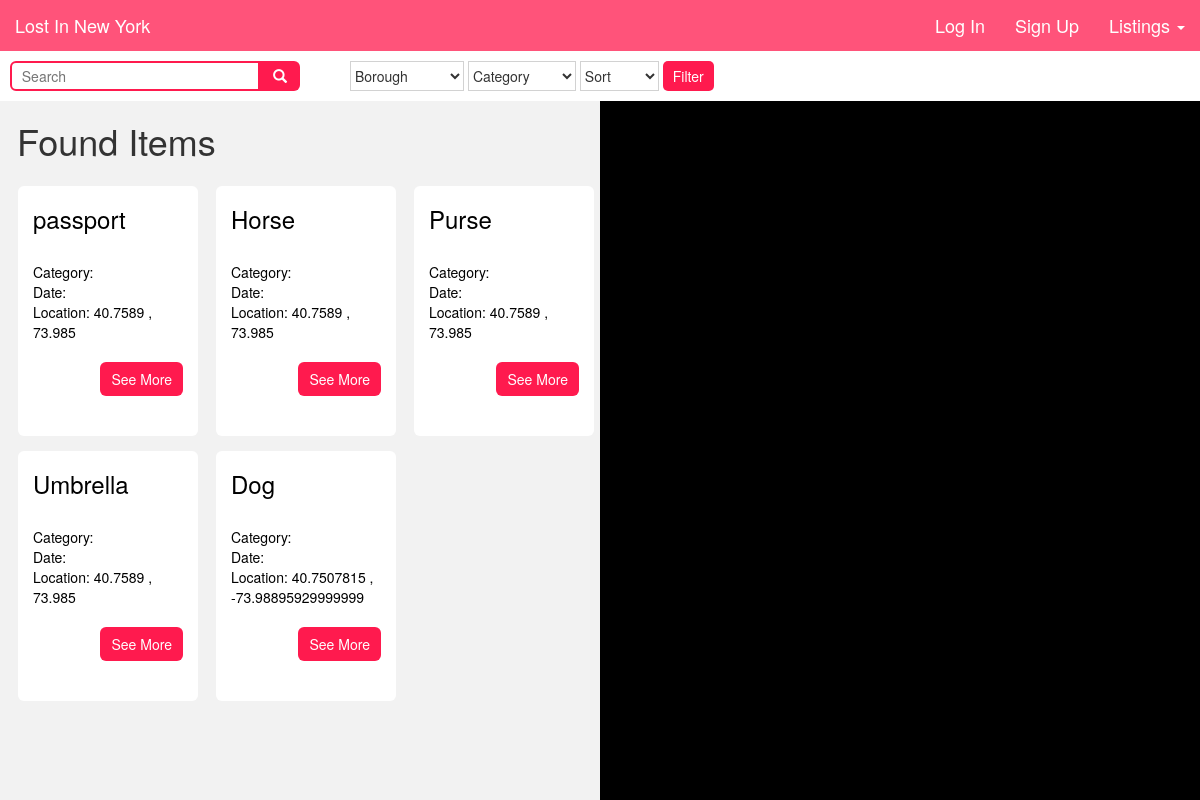
Page /found_postings on the committed database.
### tables this page shows
CREATE TABLE "found_items" (
	`id`	INT,
	`item`	TEXT,
	`description`	TEXT,
	`category`	TEXT,
	`account_id`	INT,
	`location`	TEXT,
	`lat`	FLOAT,
	`long`	FLOAT,
	`date`	TEXT
);

### app.py (the view)
@app.route('/found_postings', methods=['GET', 'POST'])
def list_found_items():
    list = database.item_listings('found')
    unique_locations = database.find_unique_locations('found')
    if not session.get('username'):
        return render_template("found_postings.html", loggedIn=False, api_key=map_api_key, listings=list, unique=unique_locations)
    else:
        return render_template("found_postings.html", loggedIn=True, api_key=map_api_key, listings=list, unique=unique_locations)

### util/database.py (called while the page is built)
def item_listings(lost_found):
    db = sqlite3.connect("data/lost_and_found.db")
    c = db.cursor()
    a = 'SELECT * FROM ' + lost_found + '_items'
    x = c.execute(a)
    item_list = []
    for bar in x:
        item_id = bar[0]
        item_name = bar[1]
        item_desc = bar[2]
        item_lat = bar[6]
        item_long = bar[7]
        item_location = bar[5]
        item_date = bar[8]
        item = {}
        item['item_id'] = item_id
        item['item_name'] = item_name
        item['item_desc'] = item_desc
        item['item_lat'] = item_lat
        item['item_long'] = item_long
        item['item_location'] = item_location
        item['item_date'] = item_date
        item_list.append(item)
    db.commit()
    db.close()
    return item_list

def find_unique_locations(lost_found):
    db = sqlite3.connect("data/lost_and_found.db")
    c = db.cursor()
    a = 'SELECT lat, long FROM ' + lost_found + '_items'
    x = c.execute(a)
    locations = []
    for loc in x:
        if (loc not in locations):
            locations.append(loc)
    return locations

### templates/found_postings.html (shortened to what this page needs)
{% extends "base.html" %}
{% block content %}
<div class="filter">
  <form action="/lost_postings" method="POST">
    <div id="search-wrapper">
      <input type="text" placeholder="  Search" name="search" id="search-input">
      <button type="button" id="search-btn" name="submit-search" value="searched">
        <span class="glyphicon glyphicon-search"></span>
      </button>
    </div>
    <div id="white-block"></div>
    <select class="filterdrop" name="borough">
      <option value="none">Borough</option>
    </select>
    <select class="filterdrop" name="category">
      <option value="none">Category</option>
    </select>
    <select class="filterdrop" name="date">
      <option value="none">Sort</option>
    </select>
    <input id="filterbtn" type="submit" name="filter" value="Filter">
  </form>
</div>
<div id="overflow">
    <div class="postings">
      <h1 style="padding-left:17px;"> Found Items</h1>
      {% for item in listings %}
        <div id="post-container">
          <h3>{{item['item_name']}}</h3><br>
          Category: {{item[1]}}<br>
          Date: {{item[2]}}<br>
          Location: {{item['item_lat']}} , {{item['item_long']}}<br><br>
          <form action="/single_posting" method="POST">
            <input type="submit" class="btn" style="float:right;" name="single_post" value="See More">
          </form>
        </div>
      {% endfor %}
    </div>
  <div id="sidemap"></div>
</div>
{% endblock %}

### static/custom.css (style rules this page uses)
html { font-family: 'Open Sans', sans-serif; }
body { padding-top: 51px; }
.btn { color: white; background-color: #ff1a4e; border-radius: 6px 6px 6px 6px; padding: 6px 10px 6px 10px; }
#overflow { overflow: hidden; }
.postings { float: left; width: 50vw; overflow-y: auto; height: 100vh; height: calc(100vh - 101px); background-color: #f2f2f2; padding-bottom: 25px; }
#sidemap { width: 50vw; height: calc(100vh - 101px); float: right; background-color: black; }
#post-container { width: 15vw; height: 250px; background-color: white; border: none; border-radius: 6px 6px 6px 6px; color: black; padding: 0px 15px 15px 15px; float: left; margin-left: 18px; margin-top: 15px; }
.filter { width: 100vw; height: 50px; background-color: white; padding: 10px; }
.filter .filterdrop { border-width: 1px; border-color: #d2d2d2; padding-right: 10px; height: 30px; background-color: white; }
#filterbtn { height: 30px; background-color: #ff1a4e; border-style: none; color: white; padding-left: 10px; padding-right: 10px; border-radius: 5px 5px 5px 5px; }
#white-block { width: 50px; height: 30px; border-style: none; border-color: white; float: left; }
#search-wrapper { float: left; height: 30px; width: 290px; }
#search-input { height: 30px; width: 250px; border-style: solid; border-radius: 6px 0px 0px 6px; border-color: #ff1a4e; }
#search-btn { height: 30px; width: 40px; background-color: #ff1a4e; color: white; float: right; border-style: none; border-radius: 0px 6px 6px 0px; }

### rows in the picture
found_items: item_name "passport", item_lat "40.7589", item_long "73.985"
found_items: item_name "Horse", item_lat "40.7589", item_long "73.985"
found_items: item_name "Purse", item_lat "40.7589", item_long "73.985"
found_items: item_name "Umbrella", item_lat "40.7589", item_long "73.985"
found_items: item_name "Dog", item_lat "40.7507815", item_long "-73.98895929999999"
